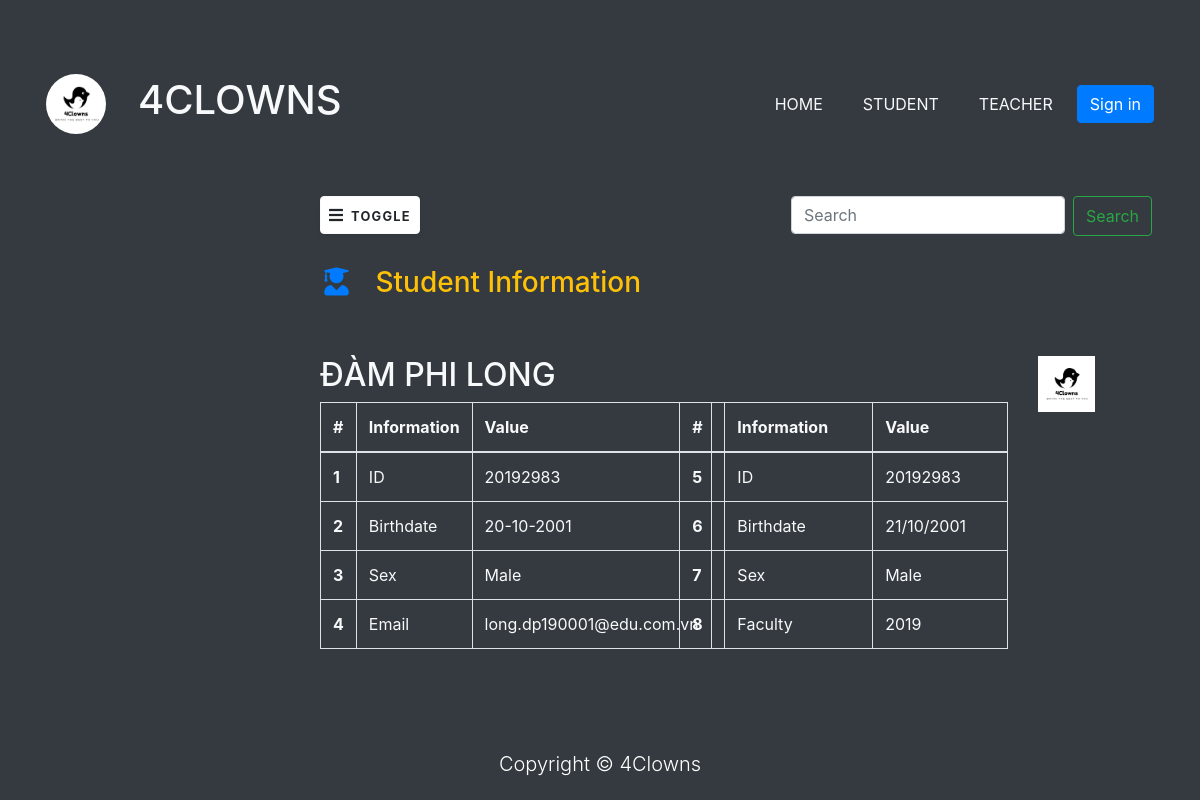
Page /teacher/20190001 on the committed database.
### users/models.py (models this page shows, shortened)
class User(AbstractBaseUser, PermissionsMixin):
    class Genders(models.TextChoices):
        MALE = "MALE", "Male"
        FEMALE = "FEMALE", "Female"
    email = models.EmailField(_("Email"),max_length=50, unique=True, blank=True)
    firstname = models.CharField(_("Tên"),max_length=20,  blank=False, null=True)
    surname = models.CharField(_("Tên đệm"),max_length=20, null=True, blank=True)
    lastname = models.CharField(_("Họ"),max_length=20, null=True, blank=True)
    date_of_birth = models.DateField(_("Ngày sinh"), blank=True, null=True, )
    phone = models.CharField(_("Số điện thoại"), max_length=15, blank=True, null=True)
    is_superuser = models.BooleanField(default=False)
    is_active = models.BooleanField(default=True)
    last_login = models.DateTimeField(auto_now_add=True)
    date_joined = models.DateTimeField(auto_now_add=True)
    role = models.BooleanField(null=True, blank=True)
    gender = models.CharField(
        _("Gender"), max_length=50, choices=Genders.choices, default=Genders.MALE
    )
    objects = UserManager()
    USERNAME_FIELD = 'email'
    REQUIRED_FIELDS = []

class Student(User):
    year_start = models.IntegerField(_("Năm vào trường"), default=datetime.datetime.now().year)
    vien = models.ForeignKey(vien_dao_tao, verbose_name="Viện", on_delete=models.CASCADE, null=True, blank=True)
    lop_chung = models.ForeignKey(lop_chung,verbose_name="Lớp chung", on_delete=models.CASCADE, related_name="sinh_vien", null=True, blank=True)
    code = models.CharField(_("Mã số sinh viên"), max_length=8, blank=True, unique=True)
    khoa = models.ForeignKey(khoa, verbose_name="Khóa" , max_length=3, blank=True, on_delete=CASCADE, null=True)
    class Meta:
        verbose_name = "Sinh viên"
        verbose_name_plural = 'Sinh viên'

### teacher/views.py (the view)
# urls.py: path('<int:student_code>', views.info_student, name='info_student'),
def info_student(request, student_code):
    try:
        sv = Student.objects.get(code=student_code)
    except:
        sv = None
    return render(request, 'student/info.html', {
        'student': sv,
        'input_code': student_code,
    })

### templates/student/info.html (shortened to what this page needs)
{% extends "base.html" %}
{% load static %}
{% block content %}
{% if request.user.role == 1 %}
    {% if student %}
        <p>{{student}}</p>
<!--
      ************************************************************************************************
                   CÁI GIÁO VIÊN XEM THÌ CHƯA LÀM NÊN ĐỂ TẠM
      ************************************************************************************************
    -->
        <div class="page-content p-5" id="content">
          <form class="d-flex">
            <input class="form-control mr-2" type="search" placeholder="Search" aria-label="Search">
            <button class="btn btn-outline-success" type="submit">Search</button>
        </form>
          <button id="sidebarCollapse" type="button" class="btn btn-light bg-white  shadow-sm px-2 mb-2 d-md-none d-sm-block" style="max-width: 100px;"><i class="fa fa-bars me-2"></i><small class="text-uppercase font-weight-bold">Toggle</small></button>
            <div class="row">
              <h3 class="text-warning">
                <i class="fas fa-user-graduate me-1 text-primary fa-fw"></i>
                  Student Information
              </h3>
              <div class="col-lg-2 mt-5 d-md-block d-lg-none " >
                <img src="{% static 'logo/logo.jpg' %}"  width="100%" class="img_student" >
              </div>
              <div class="col-lg-10 mt-5">
                <h2 class="text-light">
                  ĐÀM PHI LONG
                </h2>
                <div class="row">
                  <div class="col-lg-6">
                    <table class="table table-bordered text-light ">
                      <thead>
                        <tr>
                          <th scope="col">#</th>
                          <th scope="col">Information</th>
                          <th scope="col">Value</th>
                        </tr>
                      </thead>
                      <tbody>
                        <tr>
                          <th scope="row">1</th>
                          <td>ID</td>
                          <td>20192983</td>
                        </tr>
                        <tr>
                          <th scope="row">2</th>
                          <td>Birthdate</td>
                          <td>{{student.date_of_birth | date:"d-m-Y"}}</td>
                        </tr>
                        <tr>
                          <th scope="row">3</th>
                          <td>Sex</td>
                          <td>Male</td>
                        </tr>
                        <tr>
                          <th scope="row">4</th>
                          <td>Email</td>
                          <td>{{ student.email }}</td>
                        </tr>
                      </tbody>
                    </table>
                  </div>
                  <div class="col-lg-6">
                    <table class="table table-bordered text-light ">
                      <thead>
                        <tr>
                          <th scope="col">#</th>
                          <th scope="col">Information</th>
                          <th scope="col">Value</th>
                        </tr>
                      </thead>
                      <tbody>
                        <tr>
                          <th scope="row">1</th>
                          <td>ID</td>
                          <td>20192983</td>
                        </tr>
                        <tr>
                          <th scope="row">2</th>
                          <td>Birthdate</td>
                          <td>{{student.date_of_birth | date:"d-m-Y"}}</td>
                        </tr>
                        <tr>
                          <th scope="row">3</th>
                          <td>Sex</td>
                          <td>Male</td>
                        </tr>
                        <tr>
                          <th scope="row">4</th>
                          <td>Faculty</td>
                          <td>{{ student.year_start }}</td>
                        </tr>
                      </tbody>
                    </table>
                  </div>
                </div>
              </div>
              <div class="col-lg-2 mt-5 d-lg-block img_student--none">
                <img src="{% static 'logo/logo.jpg' %}"  alt="" width="100%">
              </div>
            </div>
          </div>
    {% else %}
        <p>No student with code {{ input_code }}</p>
    {% endif %}
    {% include 'teacher/teacher_base.html' %}
{% else %}
    <div class="page-content p-5" id="content">
      <div class="d-flex justify-content-between">
        <button id="sidebarCollapse" type="button" class="btn btn-light bg-white  shadow-sm px-2 mb-2 " style="max-width: 100px; max-height: 40px;">
          <i class="fa fa-bars mr-2"></i><small class="text-uppercase font-weight-bold">Toggle</small></button>
          <form class="d-flex">
            <input class="form-control mr-2" type="search" placeholder="Search" aria-label="Search">
            <button class="btn btn-outline-success" type="submit" style="max-height: 40px;">Search</button>
        </form>
      </div>
        <div class="row mt-4">
          <h3 class="text-warning">
            <i class="fas fa-user-graduate me-1 text-primary fa-fw" style="width: 2.25em;"></i>
              Student Information
          </h3>
          <div class="col-lg-10 mt-5">
            <h2 class="text-light">
              ĐÀM PHI LONG
            </h2>
            <div class="row">
              <div class="col-lg-6">
                <table class="table table-bordered text-light ">
                  <thead>
                    <tr>
                      <th scope="col">#</th>
                      <th scope="col">Information</th>
                      <th scope="col">Value</th>
                    </tr>
                  </thead>
                  <tbody>
                    <tr>
                      <th scope="row">1</th>
                      <td>ID</td>
                      <td>20192983</td>
                    </tr>
                    <tr>
                      <th scope="row">2</th>
                      <td>Birthdate</td>
                      <td>{{student.date_of_birth | date:"d-m-Y"}}</td>
                    </tr>
                    <tr>
                      <th scope="row">3</th>
                      <td>Sex</td>
                      <td>Male</td>
                    </tr>
                    <tr>
                      <th scope="row">4</th>
                      <td>Email</td>
                      <td>{{ student.email }}</td>
                    </tr>
                  </tbody>
                </table>
              </div>
              <div class="col-lg-6">
                <table class="table table-bordered text-light">
                  <thead>
                    <tr>
                      <th scope="col">#</th>
                      <th scope="col">Information</th>
                      <th scope="col">Value</th>
                    </tr>
                  </thead>
                  <tbody>
                    <tr>
                      <th scope="row">5</th>
                      <td>ID</td>
                      <td>20192983</td>
                    </tr>
                    <tr>
                      <th scope="row">6</th>
                      <td>Birthdate</td>
                      <td>21/10/2001</td>
                    </tr>
                    <tr>
                      <th scope="row">7</th>
                      <td>Sex</td>
                      <td>Male</td>
                    </tr>
                    <tr>
                      <th scope="row">8</th>
                      <td>Faculty</td>
                      <td>{{ student.year_start }}</td>
                    </tr>
                  </tbody>
                </table>
              </div>
            </div>
          </div>
          <div class="col-lg-2 mt-5 d-lg-block d-sm-none">
            <img src="{% static 'logo/logo.jpg' %}" class="img-fuild " width="50%" alt="" width="100%">
          </div>
        </div>
      </div>
{% endif %}
{% endblock %}

### static/css/custom.css (style rules this page uses)
body::before { display: block; content: ''; height: 60px; }

### university_management/static/css/student.css (style rules this page uses)
body { min-height: 100vh; overflow-x: hidden; }
.text-uppercase { letter-spacing: 0.1em; }
.page-content { width: calc(100% - 17rem); margin-left: 17rem; transition: all 0.4s; }

### rows in the picture
User: date_of_birth "20-10-2001", email "long.dp190001@edu.com.vn"
Student: year_start "2019"
